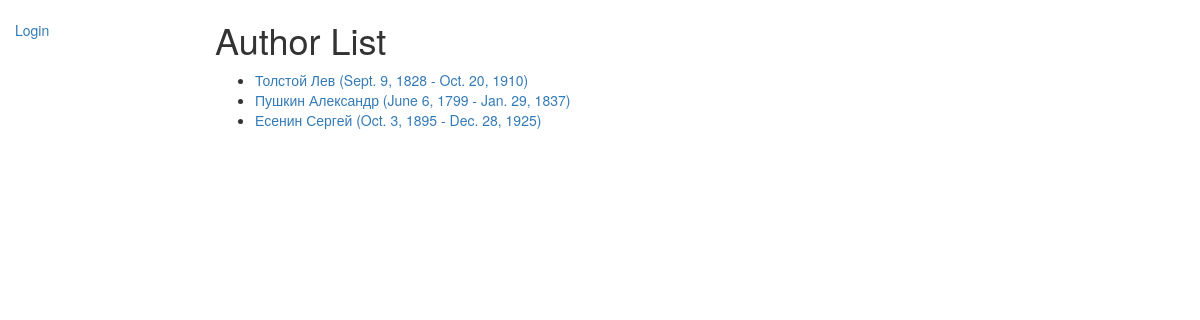
Screenshot of /catalog/authors/ with the database file from the repository.
### catalog/models.py (models this page shows, shortened)
class Author(models.Model):
    first_name = models.CharField(max_length=100)
    last_name = models.CharField(max_length=100)
    date_of_birth = models.DateField(null=True, blank=True)
    date_of_death = models.DateField('Died', null=True, blank=True)
    def get_absolute_url(self):
        return reverse('author-detail', args=[str(self.id)])

### catalog/views.py (the view)
class AuthorListView(generic.ListView):
    model = Author

### catalog/templates/catalog/author_list.html
{% extends "base_generic.html" %}
{% block content %}
    <h1>Author List</h1>
    {% if author_list %}
    <ul>
      {% for author in author_list %}
      <li>
        <a href="{{ author.get_absolute_url }}">{{ author.last_name}} {{author.first_name}}   ({{ author.date_of_birth }} - {{ author.date_of_death }})</a>
      </li>
      {% endfor %}
    </ul>
    {% else %}
      <p>There are no books in the library.</p>
    {% endif %}
{% endblock %}

### rows the page displays
Author: last_name "Толстой", first_name "Лев", date_of_birth "Sept. 9, 1828", date_of_death "Oct. 20, 1910"
Author: last_name "Пушкин", first_name "Александр", date_of_birth "June 6, 1799", date_of_death "Jan. 29, 1837"
Author: last_name "Есенин", first_name "Сергей", date_of_birth "Oct. 3, 1895", date_of_death "Dec. 28, 1925"
